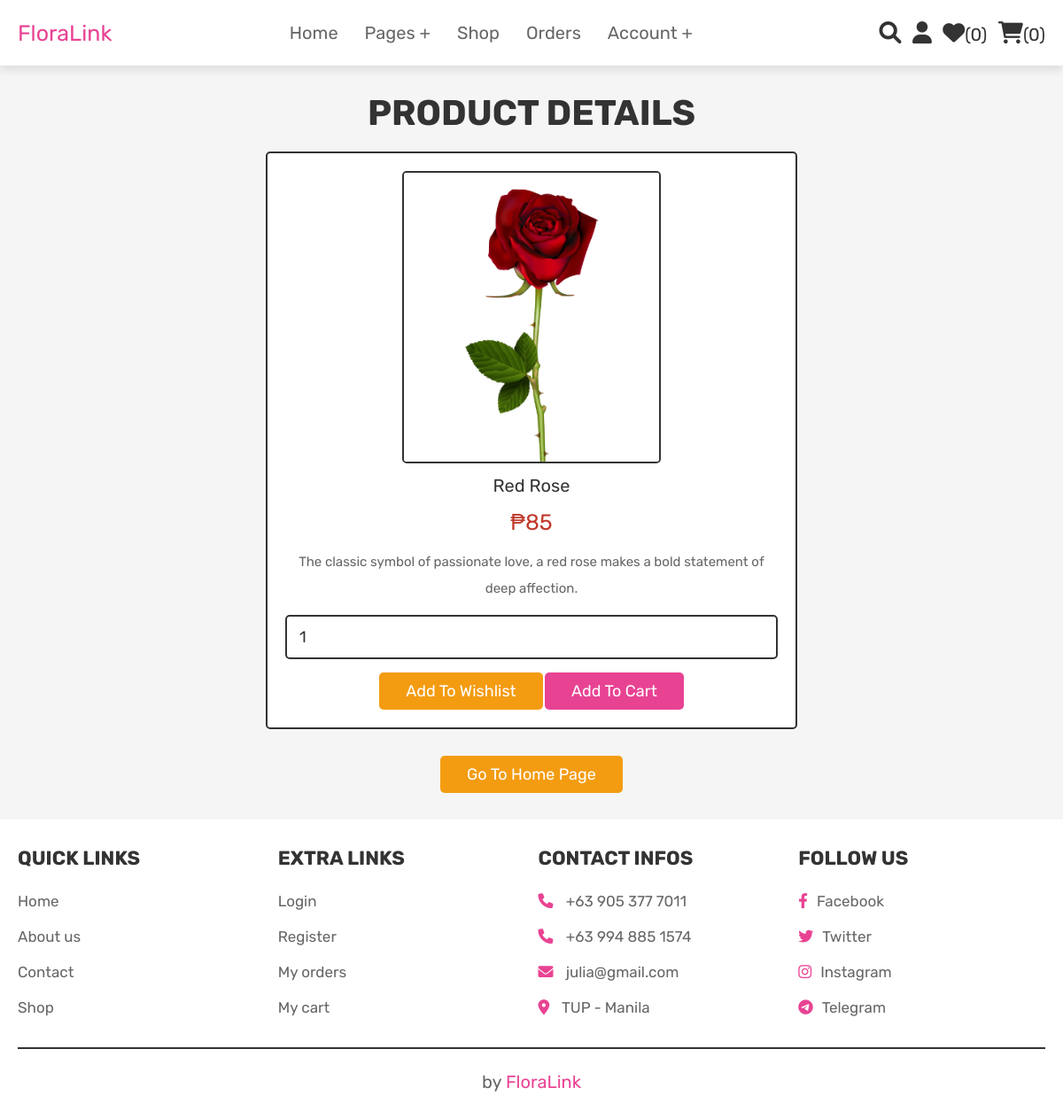
Screenshot of /view_page.php?pid=21 (signed in) with the database file from the repository.
### tables this page shows
CREATE TABLE `products` (
  `id` int(100) NOT NULL,
  `name` varchar(100) NOT NULL,
  `details` varchar(500) NOT NULL,
  `price` int(100) NOT NULL,
  `image` varchar(100) NOT NULL
);

### view_page.php (the view, shortened to what this page needs)
<?php
@include 'config.php';
?>
<!DOCTYPE html>
<html lang="en">
<head>
   <link rel="stylesheet" href="https://cdnjs.cloudflare.com/ajax/libs/font-awesome/6.0.0/css/all.min.css">
   <link rel="stylesheet" href="css/style.css">
</head>
<body>
<?php @include 'header.php'; ?>
<section class="quick-view">
    <h1 class="title">Product details</h1>
    <?php
        if(isset($_GET['pid'])){
            $pid = $_GET['pid'];
            $select_products = mysqli_query($conn, "SELECT * FROM `products` WHERE id = '$pid'") or die('query failed');
         if(mysqli_num_rows($select_products) > 0){
            while($fetch_products = mysqli_fetch_assoc($select_products)){
    ?>
    <form action="" method="POST">
         <img src="uploaded_img/<?php echo $fetch_products['image']; ?>" alt="" class="image">
         <div class="name"><?php echo $fetch_products['name']; ?></div>
         <div class="price">₱<?php echo $fetch_products['price']; ?></div>
         <div class="details"><?php echo $fetch_products['details']; ?></div>
         <input type="number" name="product_quantity" value="1" min="0" class="qty">
         <input type="submit" value="add to wishlist" name="add_to_wishlist" class="option-btn">
         <input type="submit" value="add to cart" name="add_to_cart" class="btn">
      </form>
    <?php
            }
        }else{
        echo '<p class="empty">No products details available!</p>';
        }
    }
    ?>
    <div class="more-btn">
        <a href="home.php" class="option-btn">Go to home page</a>
    </div>
</section>
<?php @include 'footer.php'; ?>
</body>
</html>

### css/style.css (style rules this page uses)
:root { --pink:#e84393; --red:#c0392b; --orange:#f39c12; --black:#333; --white:#fff; --light-color:#666; --light-white:#ccc; --light-bg:#f5f5f5; --border:.2rem solid var(--black); --box-shadow:0 .5rem 1rem rgba(0,0,0,.1); }
* { font-family: 'Rubik', sans-serif; margin:0; padding:0; box-sizing: border-box; outline: none; border:none; text-decoration: none; transition:all .2s linear; }
html { font-size: 62.5%; overflow-x: hidden; scroll-behavior: smooth; scroll-padding-top: 6.5rem; }
body { background: var(--light-bg); }
section { padding:3rem 2rem; }
.btn, .delete-btn, .option-btn { display: inline-block; border-radius: .5rem; margin-top: 1rem; font-size: 1.8rem; color:var(--white); cursor: pointer; padding:1rem 3rem; text-transform: capitalize; }
.btn { background-color: var(--pink); }
.option-btn { background-color: var(--orange); }
.more-btn { margin-top: 2rem; text-align: center; }
.title { text-align: center; margin-bottom: 2rem; color:var(--black); text-transform: uppercase; font-size: 4rem; }
.quick-view form { max-width: 60rem; padding:2rem; text-align: center; border:var(--border); box-shadow: var(--border); border-radius: .5rem; background-color: var(--white); margin:0 auto; }
.quick-view form .image { height: 33rem; border:var(--border); border-radius: .5rem; }
.quick-view form .name { margin:1rem 0; font-size: 2rem; color:var(--black); }
.quick-view form .price { color:var(--red); font-size: 2.5rem; padding:.5rem 0; }
.quick-view form .details { padding:1rem 0; font-size: 1.5rem; color:var(--light-color); line-height: 2; }
.quick-view form .qty { width: 100%; padding:1.2rem 1.4rem; font-size: 1.8rem; color:var(--black); border-radius: .5rem; border:var(--border); margin:.5rem 0; }

### rows the page displays
products: image (picture), name "Red Rose", price "85", details "The classic symbol of passionate love, a red rose makes a bold statement of deep affection."

### other values shown
$wishlist_num_rows "0"
$cart_num_rows "0"
